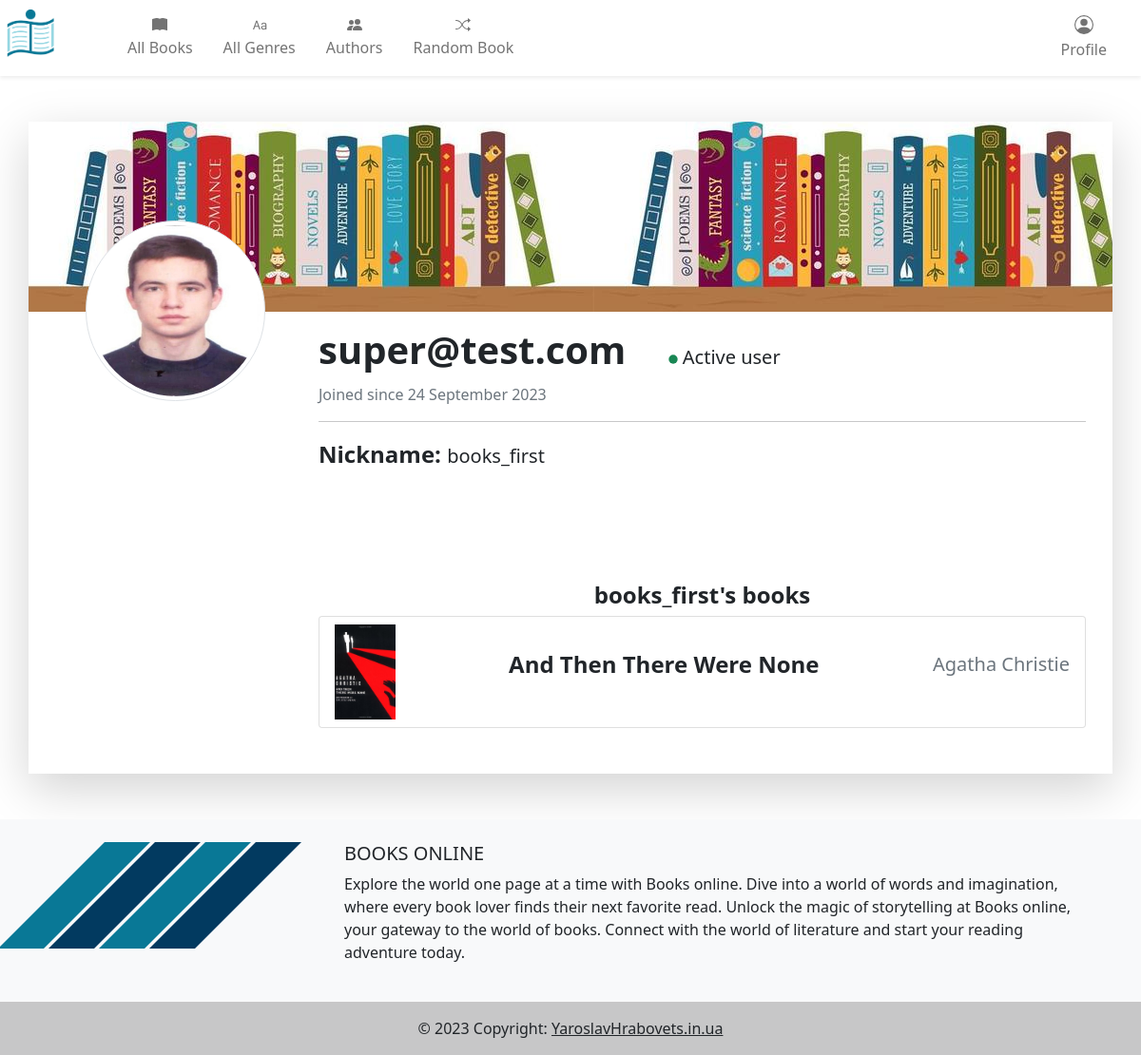
Page /profile/1 (signed in) on the committed database.
### books/models.py (models this page shows, shortened)
class CustomUser(AbstractBaseUser, PermissionsMixin):
    email = models.EmailField(_('Email address'), unique=True)
    is_staff = models.BooleanField(default=False)
    is_active = models.BooleanField(default=True)
    nickname = models.CharField(_('Nickname'), max_length=30)
    profile_pic = models.ImageField(_('Profile picture'), null=True, blank=True, upload_to='imgs/profile/')
    date_joined = models.DateTimeField(default=timezone.now)
    USERNAME_FIELD = 'email'
    REQUIRED_FIELDS = []
    objects = CustomUserManager()
    class Meta:
        verbose_name = 'User'
        verbose_name_plural = 'Users'
    def __str__(self):
        return self.email

class Book(models.Model):
    title = models.CharField(_('Title'), max_length=255)
    slug = models.SlugField(_('URL'), max_length=255, unique=True)
    author = models.ForeignKey(Author, on_delete=models.CASCADE)
    publication_date = models.DateField()
    description = tinymce_models.HTMLField(_('Description'))
    genres = models.ManyToManyField(Genre)
    book_pic = models.ImageField(_('Picture'), null=True, blank=True, upload_to='imgs/books/')
    class Meta:
        verbose_name = 'Book'
        verbose_name_plural = 'Books'
    def get_absolute_url(self):
        return reverse('book_detail', kwargs={'book_slug': self.slug})

class Author(models.Model):
    name = models.CharField(max_length=100)
    slug = models.SlugField(_('URL'), max_length=255, unique=True)
    biography = tinymce_models.HTMLField(_('Biography'))
    author_pic = models.ImageField(_('Picture'), null=True, blank=True, upload_to='imgs/authors/')
    class Meta:
        verbose_name = 'Author'
        verbose_name_plural = 'Authors'
    def __str__(self):
        return self.name

### books/views.py (the view, shortened to what this page needs)
# urls.py: path('profile/<int:pk>', Profile.as_view(), name='profile'),
class Profile(LoginRequiredMixin, generic.edit.UpdateView):
    model = CustomUser
    template_name = 'books/profile.html'
    context_object_name = 'user_profile'
    fields = ('profile_pic', )
    def get_context_data(self, **kwargs):
        context = super(Profile, self).get_context_data(**kwargs)
        context['form'] = CustomUserChangeForm(initial={'email': self.object.email})
        context['user_book_list'] = UserBookList.objects.get_or_create(user=self.object)[0].books.all()
        return context

### books/templates/books/profile.html (shortened to what this page needs)
{% extends 'books/base.html' %}
{% load static %}
{% block links %}
    <link rel="stylesheet" href="{% static 'books/css/profile.css' %}">
{% endblock %}
{% block content %}
    <div class="container shadow-lg p-0 mb-5 mt-5">
        <div class="col-12 p-0">
            <div class="d-flex bg-image bg-profile" style="background-image: url({% static 'books/imgs/books-banner.jpeg' %});"></div>
        </div>
        <div class="row m-3">
            <div class="col-md-4 col-lg-3 col-xl-3">
                <div class="position-relative d-flex justify-content-center mb-0 mr-auto">
                    {% if user_profile.profile_pic %}
                        <img class="img-thumbnail rounded-circle overflow-h profile-pic" src="{{ user_profile.profile_pic.url }}" alt="Profile picture">
                    {% else %}
                        <img class="img-thumbnail rounded-circle overflow-h profile-pic" src="{% static 'books/imgs/default-profile.png' %}" alt="Profile picture">
                    {% endif %}
                </div>
            </div>
            <div class="col-md-8 col-lg-9 col-xl-9 mb-1 pl-xl-0">
                <div class="px-0 mb-3">
                    <h1 class="d-inline-flex text-break fw-bold">{{ user_profile.email }}</h1>
                    {% if user_profile.is_active %}
                        <span class="fs-5">
                            <svg xmlns="http://www.w3.org/2000/svg" width="50" height="50" fill="currentColor" class="bi bi-dot text-success dot" viewBox="0 0 16 16">
                                <path d="M8 9.5a1.5 1.5 0 1 0 0-3 1.5 1.5 0 0 0 0 3z"/>
                            </svg>
                            Active user
                        </span>
                    {% endif %}
                    <p class="fs-6 text-muted">Joined since {{ user_profile.date_joined|date:'j F Y' }}</p>
                </div>
                <hr>
                <p><span class="fs-4 fw-bold">Nickname: </span><span class="fs-5 fw-normal">{{ user_profile.nickname }}</span></p>
            </div>
            <div class="col-lg-9 offset-lg-3 mt-5 mb-5">
                <h4 class="text-center mt-5 fw-bold">{% if user.id == user_profile.id %} Your books {% else %} {{user_profile.nickname}}'s books {% endif %}</h4>
                {% if user_book_list %}
                    <div class="list-group rounded-1">
                        {% for book in user_book_list %}
                            <a href="{{ book.get_absolute_url }}" class="list-group-item list-group-item-action overflow-scroll">
                                <div class="d-flex justify-content-between align-items-center">
                                    <img style="max-height: 100px;" src="{{ book.book_pic.url }}" alt="{{ book.title }}">
                                    <p class="fw-semibold fs-4 ms-3">{{ book.title }}</p>
                                    <p class="text-muted fs-5 ms-3">{{ book.author }}</p>
                                </div>
                            </a>
                        {% endfor %}
                    </div>
                {% else %}
                    <div class="alert alert-warning shadow-lg text-center" role="alert">
                        <p class="fs-3">{% if user.id == user_profile.id %} You have {% else %} {{user_profile.nickname}} has {% endif %} not added any books yet</p>
                    </div>
                {% endif %}
            </div>
        </div>
    </div>
{% endblock %}

### books/static/books/css/base.css (style rules this page uses)
:root { --blue: #097896; --dark-blue: #023A60; }
html, body { padding: 0; margin: 0; height: 100%; line-height: 1; }

### books/static/books/css/profile.css (style rules this page uses)
.bg-profile { background-repeat: repeat-x; height: 200px; }
.profile-pic { position: absolute; top: -10rem; width: 75%; }
.dot { position: relative; left: 20px; }
@media (max-width: 1399px) { .profile-pic { position: absolute; top: -7rem; width: 75%; } }

### rows in the picture
CustomUser: profile_pic (picture), email "super@test.com", date_joined "24 September 2023", nickname "books_first"
Book: book_pic (picture), title "And Then There Were None", author "Agatha Christie"
